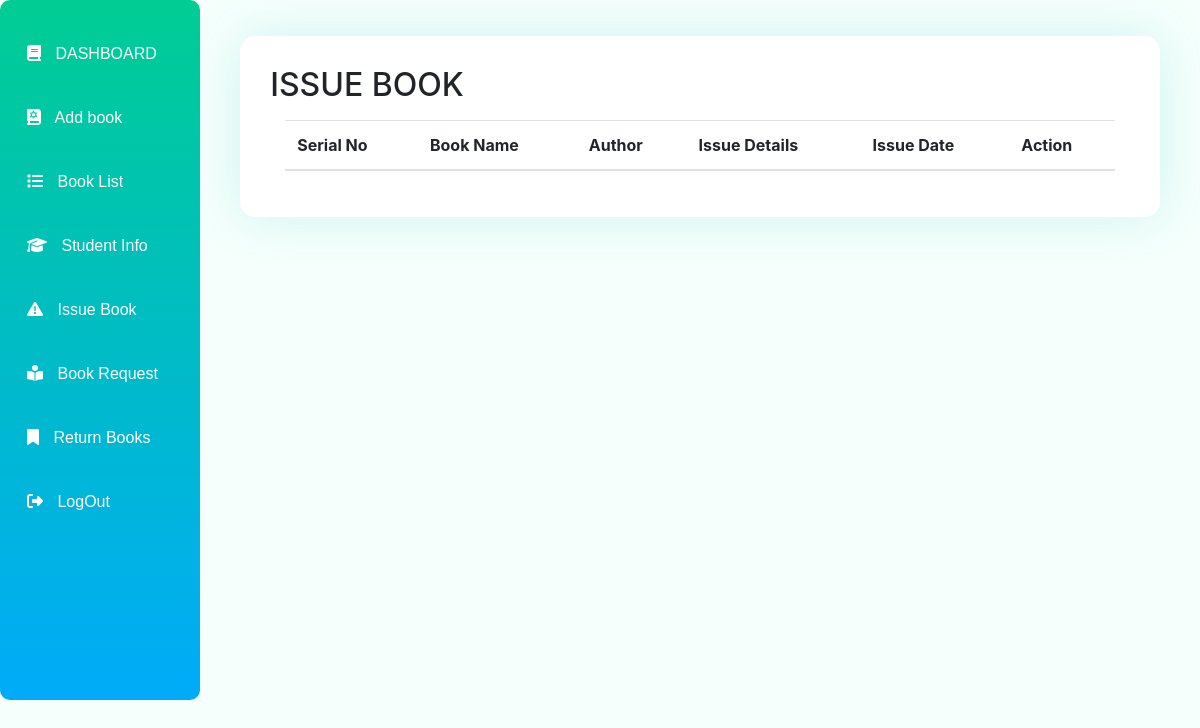
The page /issue-book.php on the database as committed earlier.
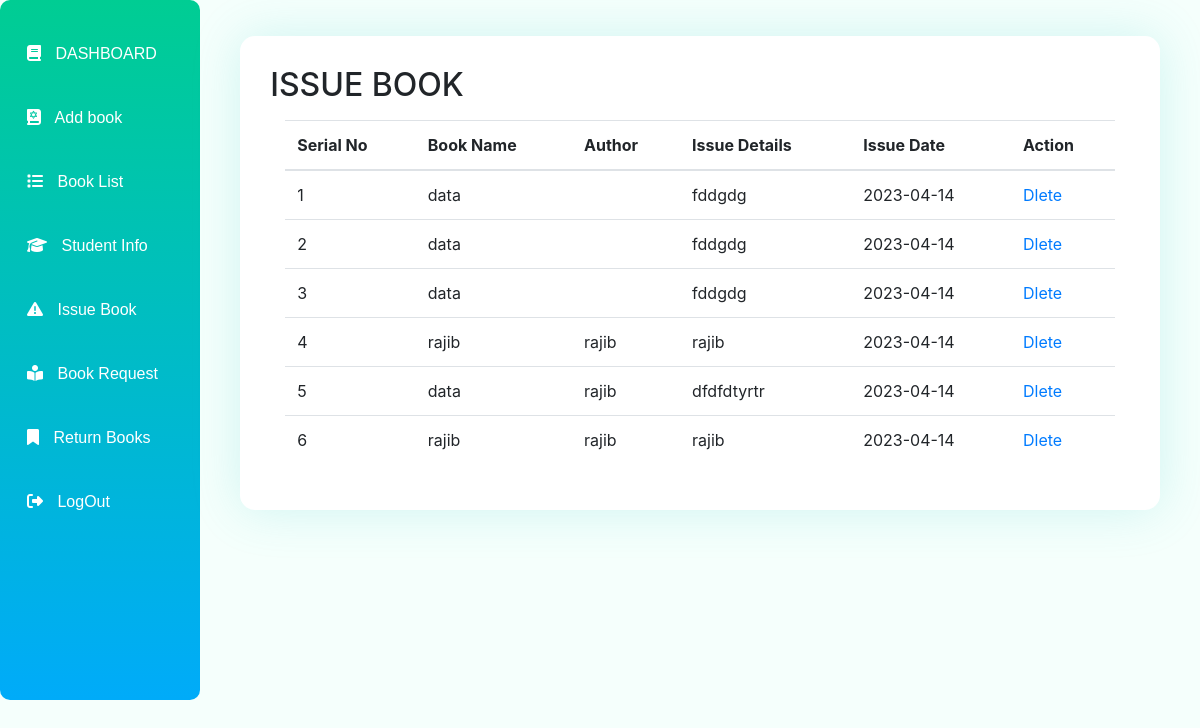
The same page on the database as committed later.
### issue-book.php (the view, shortened to what this page needs)
<!doctype html>
<html lang="en">
  <head>
    <link rel="stylesheet" href="https://cdnjs.cloudflare.com/ajax/libs/font-awesome/6.4.0/css/all.min.css">
    <link rel="stylesheet" href="https://stackpath.bootstrapcdn.com/bootstrap/4.3.1/css/bootstrap.min.css"
>
     <link rel="stylesheet" href="./css/style.css">
  </head>
  <body>
  <?php
     require_once("config/configer.php");
    ?>
    <section>
        <div class="container-fluid">
           <div class="admin-section">
           <div class="row">
                <div class="col-md-2 col-xxl-2 col-lg-2 p-0">
                <?php
                   require_once("side_bar.php");
                  ?>
                </div>
                <div class="col-md-10 col-xxl-10 col-lg-10  p-3 mb-auto d-flex justify-content-center ">
                 <div class="student-info-table">
                    <h2>ISSUE BOOK</h2>
                    <div class="container mt-3">
                    <?php
    $query="SELECT * FROM `student-issue-book`";
    $data_sharing=mysqli_query($connect,$query);
    ?>
    <table class="table table-hover">
    <thead>
    <tr>
        <th>Serial No</th>
        <th>Book Name</th>
        <th>Author</th>
        <th>Issue Details</th>
        <th>Issue Date</th>
        <th>Action</th>
    </tr>
    </thead> <tbody>
<?php
   $count=0;
    while($row=mysqli_fetch_assoc($data_sharing))
    {
        $bookName=$row['book_name'];
        $author_n=$row['author_name'];
        $issueDetail=$row['issue_detalis'];
        $issueDate=$row['isuue_date'];
        $count++;
        ?>
                        <tr>
                        <td><?php echo $count?></td>
                            <td><?php echo $bookName?></td>
                            <td><?php echo $author_n?></td>
                            <td><?php echo  $issueDetail?></td>
                            <td><?php echo $issueDate?></td>
                            <td><a href="">Dlete</a></td>
                        </tr>
 <?php
    }
    ?>     </tbody>
                    </table>
                    </div>
                 </div>
              </div>
              </div>
        </div>
    </div>
 </body>
</html>

Rows that differ between the two databases and show on the page:
added student-issue-book: book_name "data", issue_detalis "fddgdg", isuue_date "2023-04-14"
added student-issue-book: book_name "data", issue_detalis "fddgdg", isuue_date "2023-04-14"
added student-issue-book: book_name "data", issue_detalis "fddgdg", isuue_date "2023-04-14"
added student-issue-book: book_name "rajib", author_name "rajib", issue_detalis "rajib", isuue_date "2023-04-14"
added student-issue-book: book_name "data", author_name "rajib", issue_detalis "dfdfdtyrtr", isuue_date "2023-04-14"
added student-issue-book: book_name "rajib", author_name "rajib", issue_detalis "rajib", isuue_date "2023-04-14"
